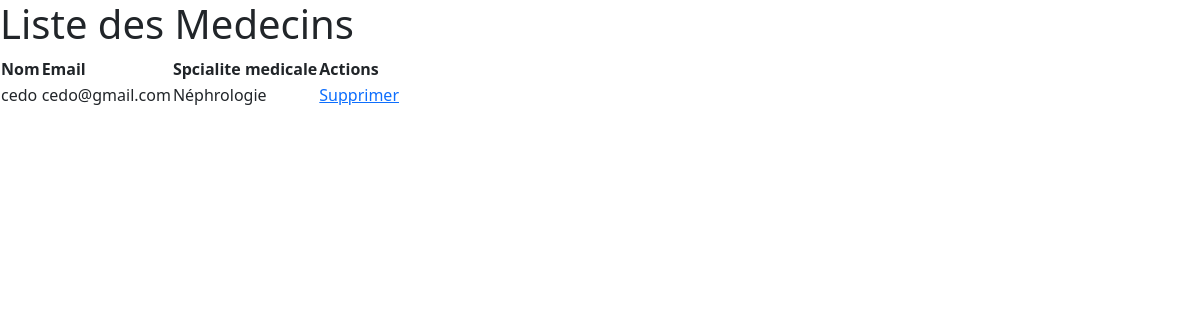
The app's page /med, older data.
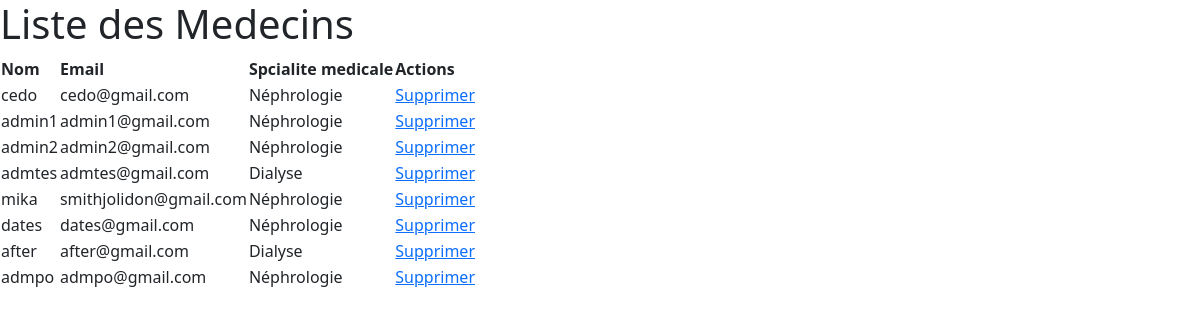
The same page, newer data.
### renale/models.py (models this page shows, shortened)
class CustomUser(AbstractUser):
    USER_TYPE_CHOICES = [
        ('admin', 'Administrator'),
        ( 'medecin', 'Medecin'),
    ]
    user_type = models.CharField(max_length=10, choices=USER_TYPE_CHOICES)
    prenoms = models.CharField(max_length=255)
    tel = models.CharField(max_length=20)  # Numéro de téléphone
    nom = models.CharField(max_length=255)
    email = models.EmailField(unique=True)
    specialite = models.CharField(max_length=255 , blank=True, null=True)

### renale/views.py (the view)
# urls.py: path( "med", views.med, name="med"  ),
def med(request):
    users  = CustomUser.objects.filter(user_type='medecin')
    return render(request, 'medecin.html', {'users': users})

### renale/templates/medecin.html (shortened to what this page needs)
{% load static %}
<!DOCTYPE html>
<html>
<head>
    <link rel="stylesheet" href="{% static 'style.css' %}">
    <link rel="stylesheet" href="{% static 'bootstrap.min.css' %}">
    <link rel="stylesheet" href="{% static 'bootstrap.min.css' %}">
</head>
<body>
    <h1>Liste des Medecins</h1>
    <table>
        <thead>
            <tr>
                <th>Nom</th>
                <th>Email</th>
                <th>Spcialite medicale</th>
                <th>Actions</th>
            </tr>
        </thead>
        <tbody>
            {% for user in users %}
            <tr>
                <td>{{ user.first_name }} {{ user.username }}</td>
                <td>{{ user.email }}</td>
                <td>{{ user.specialite }}</td>
                <td>
                    <a href="#">Supprimer</a>
                </td>
            </tr>
            {% endfor %}
        </tbody>
    </table>
</body>
</html>

Row changes from the older to the newer data that the page shows:
added CustomUser: username "admin1", email "admin1@gmail.com", specialite "Néphrologie"
added CustomUser: username "admin2", email "admin2@gmail.com", specialite "Néphrologie"
added CustomUser: username "admtes", email "admtes@gmail.com", specialite "Dialyse"
added CustomUser: username "mika", email "smithjolidon@gmail.com", specialite "Néphrologie"
added CustomUser: username "dates", email "dates@gmail.com", specialite "Néphrologie"
added CustomUser: username "after", email "after@gmail.com", specialite "Dialyse"
added CustomUser: username "admpo", email "admpo@gmail.com", specialite "Néphrologie"
